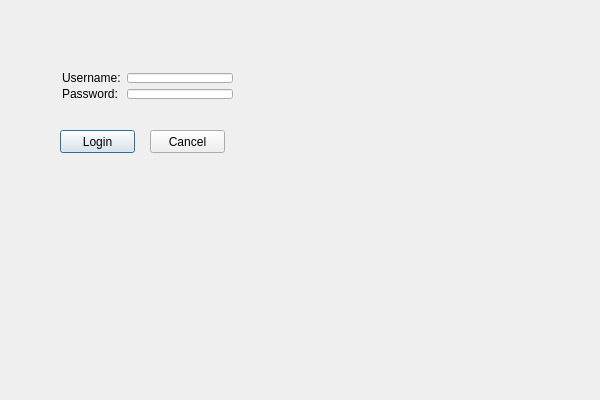
<?xml version="1.0" encoding="UTF-8"?>
<ui version="4.0">
 <class>LoginWindow</class>
 <widget class="QDialog" name="LoginWindow">
  <property name="geometry">
   <rect>
    <x>0</x>
    <y>0</y>
    <width>600</width>
    <height>400</height>
   </rect>
  </property>
  <property name="windowTitle">
   <string>LoginWindow</string>
  </property>
  <widget class="QPushButton" name="loginPushButton">
   <property name="geometry">
    <rect>
     <x>60</x>
     <y>130</y>
     <width>75</width>
     <height>23</height>
    </rect>
   </property>
   <property name="text">
    <string>Login</string>
   </property>
  </widget>
  <widget class="QPushButton" name="cancelPushButton">
   <property name="geometry">
    <rect>
     <x>150</x>
     <y>130</y>
     <width>75</width>
     <height>23</height>
    </rect>
   </property>
   <property name="text">
    <string>Cancel</string>
   </property>
  </widget>
  <widget class="QWidget" name="layoutWidget">
   <property name="geometry">
    <rect>
     <x>51</x>
     <y>62</y>
     <width>193</width>
     <height>48</height>
    </rect>
   </property>
   <layout class="QFormLayout" name="formLayout">
    <item row="0" column="0">
     <widget class="QLabel" name="userNameLabel">
      <property name="text">
       <string>Username:</string>
      </property>
     </widget>
    </item>
    <item row="0" column="1">
     <widget class="QLineEdit" name="userNameLineEdit">
      <property name="maxLength">
       <number>12</number>
      </property>
     </widget>
    </item>
    <item row="1" column="0">
     <widget class="QLabel" name="passwordLabel">
      <property name="text">
       <string>Password:</string>
      </property>
     </widget>
    </item>
    <item row="1" column="1">
     <widget class="QLineEdit" name="passwordLineEdit">
      <property name="maxLength">
       <number>255</number>
      </property>
      <property name="echoMode">
       <enum>QLineEdit::Password</enum>
      </property>
     </widget>
    </item>
   </layout>
  </widget>
 </widget>
 <layoutdefault spacing="6" margin="11"/>
 <resources/>
 <connections/>
</ui>
